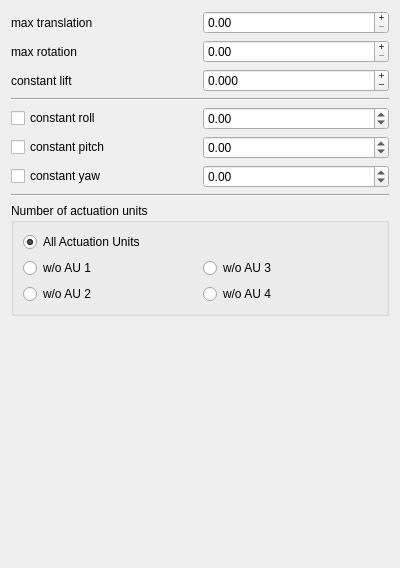
<?xml version="1.0" encoding="UTF-8"?>
<ui version="4.0">
 <class>UASSkyeControlAdvancedWidget</class>
 <widget class="QWidget" name="UASSkyeControlAdvancedWidget">
  <property name="geometry">
   <rect>
    <x>0</x>
    <y>0</y>
    <width>400</width>
    <height>568</height>
   </rect>
  </property>
  <property name="windowTitle">
   <string>Form</string>
  </property>
  <layout class="QVBoxLayout" name="verticalLayout">
   <item>
    <layout class="QGridLayout" name="gridLayout_2">
     <item row="0" column="1">
      <widget class="QDoubleSpinBox" name="doubleSpinBoxTranslation">
       <property name="minimumSize">
        <size>
         <width>0</width>
         <height>0</height>
        </size>
       </property>
       <property name="wrapping">
        <bool>false</bool>
       </property>
       <property name="buttonSymbols">
        <enum>QAbstractSpinBox::PlusMinus</enum>
       </property>
       <property name="maximum">
        <double>10.000000000000000</double>
       </property>
       <property name="singleStep">
        <double>0.050000000000000</double>
       </property>
      </widget>
     </item>
     <item row="0" column="0">
      <widget class="QLabel" name="labelTranslation">
       <property name="toolTip">
        <string>&lt;html&gt;&lt;head/&gt;&lt;body&gt;&lt;p&gt;Scaling factor for translative inputs of external devices.&lt;/p&gt;&lt;/body&gt;&lt;/html&gt;</string>
       </property>
       <property name="text">
        <string>max translation</string>
       </property>
      </widget>
     </item>
     <item row="1" column="1">
      <widget class="QDoubleSpinBox" name="doubleSpinBoxRotation">
       <property name="minimumSize">
        <size>
         <width>0</width>
         <height>0</height>
        </size>
       </property>
       <property name="buttonSymbols">
        <enum>QAbstractSpinBox::PlusMinus</enum>
       </property>
       <property name="maximum">
        <double>5.000000000000000</double>
       </property>
       <property name="singleStep">
        <double>0.050000000000000</double>
       </property>
      </widget>
     </item>
     <item row="1" column="0">
      <widget class="QLabel" name="labelRotation">
       <property name="toolTip">
        <string>&lt;html&gt;&lt;head/&gt;&lt;body&gt;&lt;p&gt;Scaling factor for rotative inputs of external devices.&lt;/p&gt;&lt;/body&gt;&lt;/html&gt;</string>
       </property>
       <property name="text">
        <string>max rotation</string>
       </property>
      </widget>
     </item>
     <item row="2" column="0">
      <widget class="QLabel" name="labelLift">
       <property name="toolTip">
        <string>&lt;html&gt;&lt;head/&gt;&lt;body&gt;&lt;p&gt;Constant additive force in upward z-direction.&lt;/p&gt;&lt;/body&gt;&lt;/html&gt;</string>
       </property>
       <property name="text">
        <string>constant lift</string>
       </property>
      </widget>
     </item>
     <item row="2" column="1">
      <widget class="QDoubleSpinBox" name="doubleSpinBoxLift">
       <property name="minimumSize">
        <size>
         <width>0</width>
         <height>0</height>
        </size>
       </property>
       <property name="buttonSymbols">
        <enum>QAbstractSpinBox::PlusMinus</enum>
       </property>
       <property name="decimals">
        <number>3</number>
       </property>
       <property name="minimum">
        <double>-0.200000000000000</double>
       </property>
       <property name="maximum">
        <double>0.200000000000000</double>
       </property>
       <property name="singleStep">
        <double>0.001000000000000</double>
       </property>
      </widget>
     </item>
    </layout>
   </item>
   <item>
    <widget class="Line" name="line">
     <property name="orientation">
      <enum>Qt::Horizontal</enum>
     </property>
    </widget>
   </item>
   <item>
    <layout class="QGridLayout" name="gridLayout">
     <item row="1" column="0">
      <widget class="QCheckBox" name="checkBoxPitch">
       <property name="toolTip">
        <string>&lt;html&gt;&lt;head/&gt;&lt;body&gt;&lt;p&gt;Constant additive value for pitch input component.&lt;/p&gt;&lt;/body&gt;&lt;/html&gt;</string>
       </property>
       <property name="text">
        <string>constant pitch</string>
       </property>
      </widget>
     </item>
     <item row="0" column="0">
      <widget class="QCheckBox" name="checkBoxRoll">
       <property name="toolTip">
        <string>&lt;html&gt;&lt;head/&gt;&lt;body&gt;&lt;p&gt;Constant additive value for roll input component.&lt;/p&gt;&lt;/body&gt;&lt;/html&gt;</string>
       </property>
       <property name="text">
        <string>constant roll</string>
       </property>
      </widget>
     </item>
     <item row="1" column="1">
      <widget class="QDoubleSpinBox" name="doubleSpinBoxPitch">
       <property name="minimum">
        <double>-1.000000000000000</double>
       </property>
       <property name="maximum">
        <double>1.000000000000000</double>
       </property>
       <property name="singleStep">
        <double>0.010000000000000</double>
       </property>
      </widget>
     </item>
     <item row="0" column="1">
      <widget class="QDoubleSpinBox" name="doubleSpinBoxRoll">
       <property name="decimals">
        <number>2</number>
       </property>
       <property name="minimum">
        <double>-1.000000000000000</double>
       </property>
       <property name="maximum">
        <double>1.000000000000000</double>
       </property>
       <property name="singleStep">
        <double>0.010000000000000</double>
       </property>
      </widget>
     </item>
     <item row="2" column="0">
      <widget class="QCheckBox" name="checkBoxYaw">
       <property name="toolTip">
        <string>&lt;html&gt;&lt;head/&gt;&lt;body&gt;&lt;p&gt;Constant additive value for yaw input component.&lt;/p&gt;&lt;/body&gt;&lt;/html&gt;</string>
       </property>
       <property name="text">
        <string>constant yaw</string>
       </property>
      </widget>
     </item>
     <item row="2" column="1">
      <widget class="QDoubleSpinBox" name="doubleSpinBoxYaw">
       <property name="minimum">
        <double>-1.000000000000000</double>
       </property>
       <property name="maximum">
        <double>1.000000000000000</double>
       </property>
       <property name="singleStep">
        <double>0.010000000000000</double>
       </property>
      </widget>
     </item>
    </layout>
   </item>
   <item>
    <widget class="Line" name="line_2">
     <property name="orientation">
      <enum>Qt::Horizontal</enum>
     </property>
    </widget>
   </item>
   <item>
    <widget class="QGroupBox" name="groupBoxAllocation">
     <property name="title">
      <string>Number of actuation units</string>
     </property>
     <layout class="QGridLayout" name="gridLayout_4">
      <item row="1" column="0">
       <widget class="QRadioButton" name="radioButtonWoAU1">
        <property name="text">
         <string>w/o AU 1</string>
        </property>
        <property name="checked">
         <bool>false</bool>
        </property>
       </widget>
      </item>
      <item row="1" column="1">
       <widget class="QRadioButton" name="radioButtonWoAU3">
        <property name="text">
         <string>w/o AU 3</string>
        </property>
       </widget>
      </item>
      <item row="4" column="1">
       <widget class="QRadioButton" name="radioButtonWoAU4">
        <property name="text">
         <string>w/o AU 4</string>
        </property>
       </widget>
      </item>
      <item row="0" column="0">
       <widget class="QRadioButton" name="radioButtonAllAU">
        <property name="enabled">
         <bool>true</bool>
        </property>
        <property name="text">
         <string>All Actuation Units</string>
        </property>
        <property name="checked">
         <bool>true</bool>
        </property>
       </widget>
      </item>
      <item row="4" column="0">
       <widget class="QRadioButton" name="radioButtonWoAU2">
        <property name="text">
         <string>w/o AU 2</string>
        </property>
       </widget>
      </item>
     </layout>
    </widget>
   </item>
   <item>
    <spacer name="verticalSpacer">
     <property name="orientation">
      <enum>Qt::Vertical</enum>
     </property>
     <property name="sizeHint" stdset="0">
      <size>
       <width>20</width>
       <height>40</height>
      </size>
     </property>
    </spacer>
   </item>
  </layout>
 </widget>
 <resources/>
 <connections/>
</ui>
